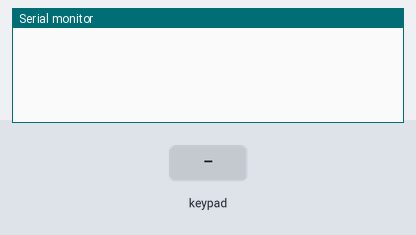
This sketch was run on a simulated Arduino Uno, built with avr-gcc and run on an emulated ATmega328P. On the bench: the last lines printed to the serial monitor. Inputs (shaded band) come from the test bench.

Above: at 1.2 s.
1.3 s: key '1' pressed
At 2.5 s:
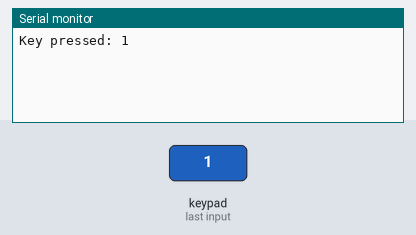
2.8 s: keypad keys 1 2 # pressed 0.4 s apart
At 4.6 s:
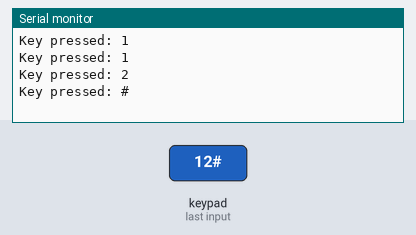
5.5 s: key '*' pressed
At 5.8 s:
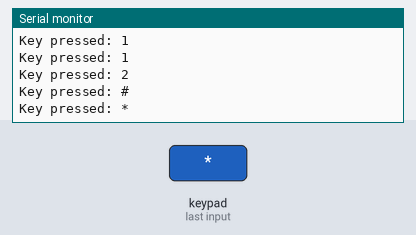
7.0 s: keypad keys 2 5 pressed 0.4 s apart
At 8.5 s:
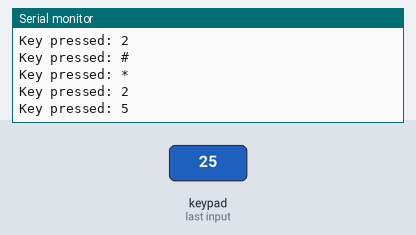
Timing chart, 0 to 10.0 s (numbered marks = the images above; inputs shaded):
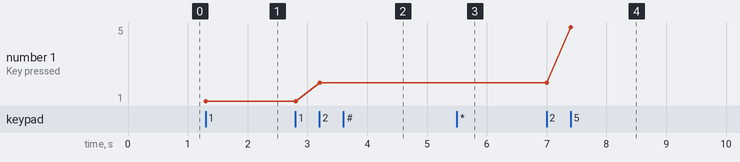

Measured:
- after the input at 1.3 s, the serial monitor: prints a new line at once (image 1)
- after the input at 2.8 s, the serial monitor: prints a new line after 0.40 s (image 2)
- after the input at 5.5 s, the serial monitor: prints a new line at once (image 3)
- after the input at 7.0 s, the serial monitor: prints a new line at once (image 4)
- plotted number 1: 1 → 2 after the input at 2.8 s, 2 → 5 after the input at 7.0 s

The sketch:

matrixMembrane.ino
```cpp
#include <Keypad.h>

byte rows[] = {2,4,16,17};
byte columns[] = {5,18,19};

const byte n_rows = 4;
const byte n_cols = 3;

char keys[n_rows][n_cols] = {
  {'1','2','3'},
  {'4','5','6'},
  {'7','8','9'},
  {'*', '0','#'}
};

Keypad myKeypad = Keypad(makeKeymap(keys), rows, columns, n_rows, n_cols);

void setup() {
  Serial.begin(115200);
}

void loop() {
  char myKey = myKeypad.getKey();
  if (myKey != NULL){
    Serial.print("Key pressed: ");
    Serial.println(myKey);
  }
}
```
